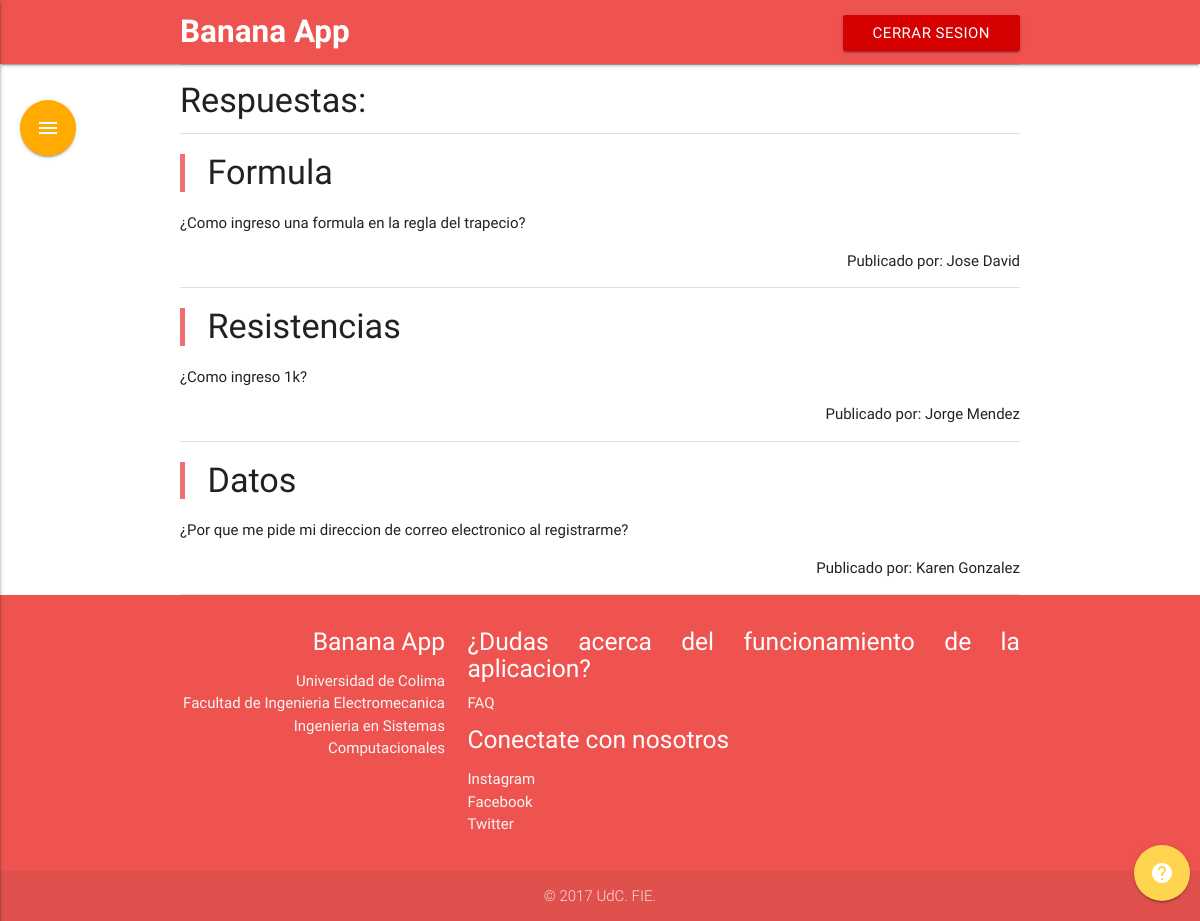
/simuladores/foro.php, run on the app's committed database.
### tables this page shows
CREATE TABLE `foro` (
  `ID` int(255) NOT NULL,
  `autor` varchar(5000) DEFAULT NULL,
  `titulo` varchar(5000) DEFAULT NULL,
  `mensaje` text,
  `fecha` date NOT NULL,
  `respuestas` int(255) NOT NULL DEFAULT '0',
  `identificador` int(255) NOT NULL DEFAULT '0'
);

### simuladores/foro.php (the view, shortened to what this page needs)
<?php
	include("../includes/conexion_foro.php");
?>
<!DOCTYPE html>
<html lang="en">
<head>
    <?php include('../includes/head.php'); ?>
</head>
<body>
    <?php include('../includes/nav.php'); ?>
		<div class="container">
			<?php
				$query2 = "SELECT * FROM  foro WHERE identificador = '$id' ORDER BY fecha DESC";
				$result2 = $mysqli->query($query2);
				echo "<div class='divider'></div>";
				echo "<h4>Respuestas:</h4>";
				echo "<div class='divider'></div>";
				while($row = mysqli_fetch_array($result2, MYSQLI_ASSOC)){
					$titulo = $row['titulo'];
					$autor = $row['autor'];
					$mensaje = $row['mensaje'];
					echo "<blockquote><h4>$titulo</h4></blockquote>";
					echo "<span>$mensaje</span><br>";
					echo "<p align='right'>Publicado por: $autor</p>";
					echo "<div class='divider'></div>";
				}
			?>
		</div>
<?php include('../includes/footer.php'); ?>
</body>
</html>

### includes/head.php (style rules this page uses)
body { text-align: justify; }

### data on the page
foro: titulo "Formula", mensaje "¿Como ingreso una formula en la regla del trapecio?", autor "Jose David"
foro: titulo "Resistencias", mensaje "¿Como ingreso 1k?", autor "Jorge Mendez"
foro: titulo "Datos", mensaje "¿Por que me pide mi direccion de correo electronico al registrarme?", autor "Karen Gonzalez"
